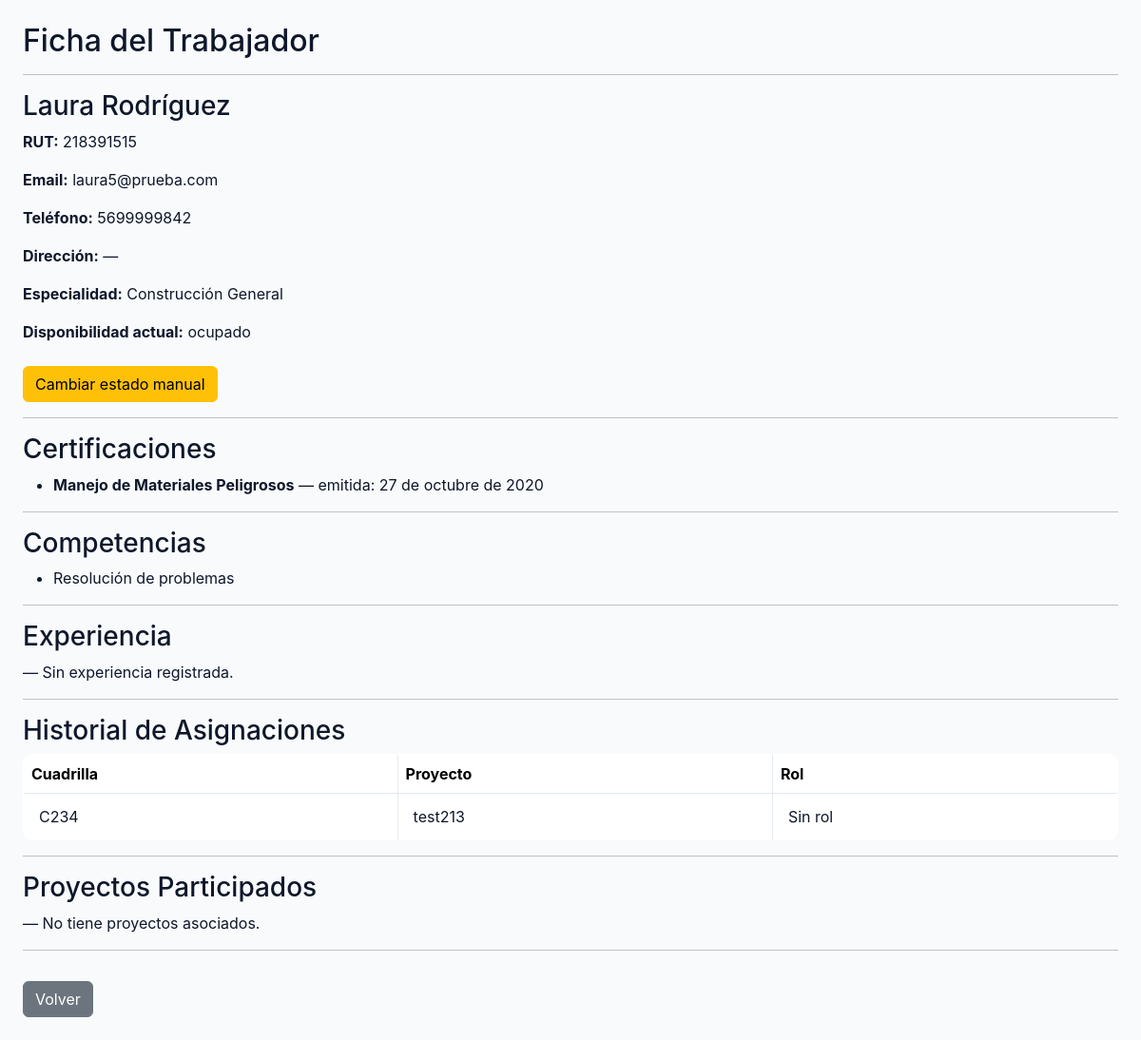
/personal/trabajador/16/detalle/, run on an earlier commit of the app's database.
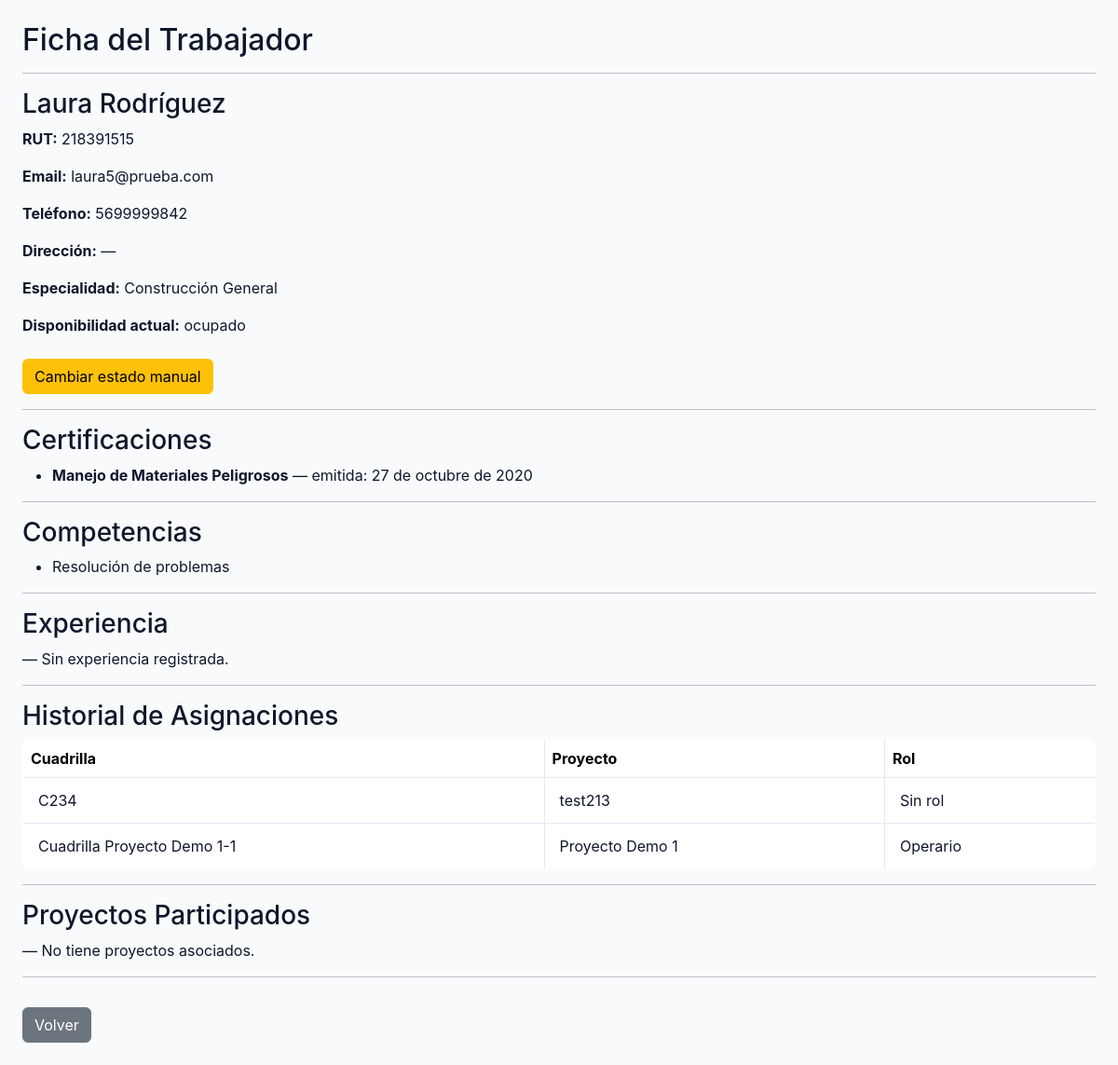
And on a later commit of the database.
### personal/models.py (models this page shows, shortened)
class CertificacionTrabajador(models.Model):
    trabajador = models.ForeignKey(Trabajador, on_delete=models.CASCADE, related_name='certificaciones_trabajador')
    nombre = models.CharField(max_length=150)
    entidad = models.CharField(max_length=150, blank=True, null=True)
    archivo = models.FileField(upload_to='certificaciones/', blank=True, null=True)
    fecha_emision = models.DateField()
    fecha_expiracion = models.DateField(null=True, blank=True)

class CompetenciaTrabajador(models.Model):
    NIVEL_CHOICES = [
        ('basico', 'Básico'),
        ('intermedio', 'Intermedio'),
        ('avanzado', 'Avanzado'),
        ('experto', 'Experto'),
    ]
    trabajador = models.ForeignKey(Trabajador, on_delete=models.CASCADE, related_name='competencias')
    nombre = models.CharField(max_length=100)
    nivel = models.CharField(max_length=20, choices=NIVEL_CHOICES, default='basico')
    fecha_adquisicion = models.DateField(null=True, blank=True)
    class Meta:
        unique_together = ('trabajador', 'nombre')

class Asignacion(models.Model):
    trabajador = models.ForeignKey(User, on_delete=models.CASCADE)
    cuadrilla = models.ForeignKey(Cuadrilla, on_delete=models.CASCADE, related_name='asignaciones')
    rol = models.ForeignKey(Rol, on_delete=models.SET_NULL, null=True, blank=True)

class Cuadrilla(models.Model):
    nombre = models.CharField(max_length=100)
    proyecto = models.ForeignKey(Proyecto, on_delete=models.CASCADE, related_name='cuadrillas', null=True, blank=True)
    lider = models.ForeignKey(User, on_delete=models.SET_NULL, null=True, blank=True, related_name='cuadrillas_lideradas')

class Rol(models.Model):
    nombre = models.CharField(max_length=50)

### proyectos/models.py (models this page shows, shortened)
class Proyecto(models.Model):
    nombre = models.CharField(max_length=100)
    descripcion = models.TextField(blank=True)
    TIPO_CHOICES = [
        ('construccion', 'Construcción'),
        ('mantenimiento', 'Mantenimiento'),
        ('instalacion', 'Instalación'),
        ('otro', 'Otro'),
    ]
    tipo = models.CharField(max_length=30, choices=TIPO_CHOICES, default='otro')
    COMPLEJIDAD_CHOICES = [
        ('baja', 'Baja'),
        ('media', 'Media'),
        ('alta', 'Alta'),
    ]
    complejidad = models.CharField(max_length=10, choices=COMPLEJIDAD_CHOICES, default='media')
    fecha_inicio = models.DateField()
    fecha_termino = models.DateField(null=True, blank=True)
    jefe = models.ForeignKey(User, on_delete=models.CASCADE, related_name='proyectos')
    created_by = models.ForeignKey(User, on_delete=models.SET_NULL, null=True, blank=True, related_name='proyectos_creados')
    created_at = models.DateTimeField(auto_now_add=True)
    activo = models.BooleanField(default=True)

### personal/views.py (the view)
def detalle_trabajador(request, trabajador_id):
    trabajador = get_object_or_404(Trabajador, id=trabajador_id)
    perfil = TrabajadorPerfil.objects.filter(user=trabajador.user).first()
    competencias = CompetenciaTrabajador.objects.filter(trabajador=trabajador)
    certificaciones = CertificacionTrabajador.objects.filter(trabajador=trabajador)
    experiencias = ExperienciaTrabajador.objects.filter(trabajador=trabajador)
    asignaciones = Asignacion.objects.filter(trabajador=trabajador.user)
    if getattr(trabajador, 'manual_override', False):
        disponibilidad = trabajador.estado
    elif perfil:
        disponibilidad = perfil.estado_efectivo
    else:
        disponibilidad = '—'
    return render(request, "detalle_trabajador.html", {
        "trabajador": trabajador,
        "perfil": perfil,
        "competencias": competencias,
        "certificaciones": certificaciones,
        "experiencias": experiencias,
        "asignaciones": asignaciones,
        "disponibilidad": disponibilidad,
    })

### core/context_processors.py (called while the page is built, shortened)
def notificaciones_no_leidas(request):
    if request.user.is_authenticated:
        return {
            "notifs_no_leidas": request.user.notificaciones.filter(leida=False).count()
        }
    return {"notifs_no_leidas": 0}

def archivos_archivados_count(request):
    if not request.user.is_authenticated:
        return {"archivos_archivados_count": 0}

### personal/models.py (called while the page is built)
    @property
    def estado_efectivo(self):
        asignado = Asignacion.objects.filter(trabajador=self.user).exists()
        if asignado:
            return 'ocupado'
        return self.estado_manual

### personal/templates/detalle_trabajador.html (shortened to what this page needs)
{% extends 'base.html' %}
{% load custom_tags %}
{% block content %}
<h2>Ficha del Trabajador</h2>
<hr>
<h3>{{ trabajador.nombre }} {{ trabajador.apellido }}</h3>
<p><strong>RUT:</strong> {{ trabajador.rut }}</p>
<p><strong>Email:</strong> {{ trabajador.email }}</p>
<p><strong>Teléfono:</strong> {{ trabajador.telefono }}</p>
<p><strong>Dirección:</strong> {{ trabajador.direccion|default:"—" }}</p>
<p><strong>Especialidad:</strong> {{ trabajador.especialidad|default:"—" }}</p>
<p><strong>Disponibilidad actual:</strong> {{ disponibilidad }}</p>
<a href="{% url 'personal:editar_estado_trabajador' trabajador.id %}" class="btn btn-warning mt-2">
    Cambiar estado manual
</a>
<hr>
<h3>Certificaciones</h3>
{% if certificaciones %}
<ul>
    {% for c in certificaciones %}
        <li>
            <strong>{{ c.nombre }}</strong>
            — emitida: {{ c.fecha_emision }}
        </li>
    {% endfor %}
</ul>
{% else %}
<p>— No tiene certificaciones registradas.</p>
{% endif %}
<hr>
<h3>Competencias</h3>
{% if competencias %}
<ul>
    {% for comp in competencias %}
        <li>
            {{ comp.nombre }}
        </li>
    {% endfor %}
</ul>
{% else %}
<p>— No tiene competencias registradas.</p>
{% endif %}
<hr>
<h3>Experiencia</h3>
{% if experiencias %}
<ul>
    {% for exp in experiencias %}
        <li>
            {% if exp.proyecto %}
                Proyecto interno: {{ exp.proyecto.nombre }} — {{ exp.calificacion }}
            {% else %}
                Externo: {{ exp.proyecto_externo }} ({{ exp.empresa_externa }}) — {{ exp.calificacion }}
            {% endif %}
        </li>
    {% endfor %}
</ul>
{% else %}
<p>— Sin experiencia registrada.</p>
{% endif %}
<hr>
<h3>Historial de Asignaciones</h3>
{% if asignaciones %}
<table class="table table-bordered">
    <tr>
        <th>Cuadrilla</th>
        <th>Proyecto</th>
        <th>Rol</th>
    </tr>
    {% for a in asignaciones %}
    <tr>
        <td>{{ a.cuadrilla.nombre }}</td>
        <td>
            {% if a.cuadrilla.proyecto %}
                {{ a.cuadrilla.proyecto.nombre }}
            {% else %}
                —
            {% endif %}
        </td>
        <td>
            {% if a.rol %}
                {{ a.rol.nombre }}
            {% else %}
                Sin rol
            {% endif %}
        </td>
    </tr>
    {% endfor %}
</table>
{% else %}
<p>No tiene asignaciones en cuadrillas.</p>
{% endif %}
<hr>
<h3>Proyectos Participados</h3>
{% if proyectos %}
<ul>
    {% for p in proyectos %}
        <li>{{ p.nombre }}</li>
    {% endfor %}
</ul>
{% else %}
<p>— No tiene proyectos asociados.</p>
{% endif %}
<hr>
<a href="{% url 'proyectos:panel' %}" class="btn btn-secondary mt-3">Volver</a>
{% endblock %}

What changed in the data, as far as the page shows it:
added Asignacion: cuadrilla.nombre "Cuadrilla Proyecto Demo 1-1", cuadrilla.proyecto.nombre "Proyecto Demo 1", rol.nombre "Operario"
